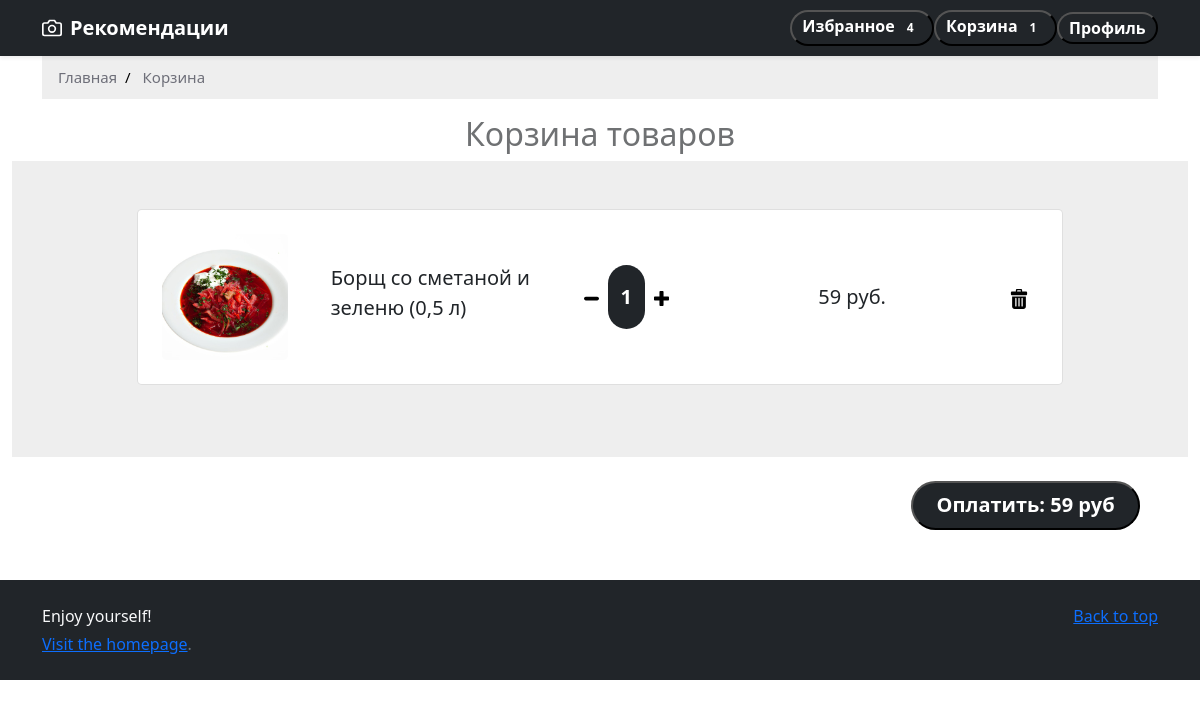
Page /cart (signed in) on the committed database.
### app.py (models this page shows, shortened)
class Product(db.Model):
    idItem = db.Column(db.Integer, primary_key=True)
    title = db.Column(db.String(50), nullable=False)
    desc = db.Column(db.String(200))
    price = db.Column(db.Integer, nullable=False)
    img = db.Column(db.String, nullable=False)
    idCategory = db.Column(db.Integer, nullable=False)
    @staticmethod
    def select_data_product_by_ids(prod_ids):
        sql = PRODUCTS_IN_PROD_IDS.format(prod_ids=prod_ids)
        cursor = db.session.execute(text(sql))
        return cursor.all()

### main.py (the view)
@app.route('/cart', methods=['POST', 'GET'])
def cart():
    if current_user.is_authenticated:
        if request.method == 'POST':
            itemsinbag = ItemsInBag.query.filter_by(idUser=current_user.id).all()
            if itemsinbag:
                orderId = insert_dataset_data(itemsinbag, current_user.id)
                orders_update(itemsinbag, orderId)
                recomendations_all()
        items_in_cart = ItemsInBag.query.filter_by(idUser=current_user.id).all()
        prod_ids = "(" + ", ".join([str(item.idItem) for item in items_in_cart]) + ")"
        items_in_bag = Product.select_data_product_by_ids(prod_ids)
        iib_with_num = product_with_numItems(items_in_bag, (item.numItems for item in items_in_cart))
        cart, like = cart_and_like()
        return render_template('cart.html', items_in_bag_with_num=iib_with_num, cart=len(cart), like=len(like))
    else:
        return render_template('cart.html')

### helpers.py (called while the page is built)
def product_with_numItems(products, numItems):
    return [(product, numItem) for product, numItem in zip(products, numItems)]

### main.py (called while the page is built)
def cart_and_like():
    cart = ItemsInBag.query.filter_by(idUser=current_user.id).all()
    like = ItemsInFavorite.query.filter_by(idUser=current_user.id).all()
    return cart, like

@login_manager.user_loader
def load_user(user):
    return User.query.get(int(user))

### templates/cart.html (shortened to what this page needs)
{% extends 'base.html' %}
{% block style %}
<link rel="stylesheet" href='/static/style/cart_style.css'/>{% endblock %}
{% block body %}
<main>
    <div class="container">
        <ul class="breadcrumb">
            <li><a href="/">Главная</a></li>
            <li><a href="#">Корзина</a></li>
        </ul>
    </div>
    <section class="">
        <div class="container-fluid">
            <div class="row justify-content-center">
                <div class="col-sm-6 bg-white rounded-pill">
                    <div class="cart-wrap">
                        <h2>Корзина товаров</h2>
                    </div>
                </div>
            </div>
            {% if items_in_bag_with_num %}
            <section class="h-100" style="background-color: #eee;" , id="iibwn">
                <div class="container h-100 py-5">
                    <div class="row d-flex justify-content-center align-items-center h-100">
                        <div class="col-10" id="items">
                            {% for (item, num) in items_in_bag_with_num %}
                            <div class="card rounded-3 mb-4" , id="{{item[0]}}-item">
                                <div class="card-body p-4">
                                    <div class="row d-flex justify-content-between align-items-center">
                                        <div class="col-md-2 col-lg-2 col-xl-2">
                                            <img
                                                    src="{{item[4]}}"
                                                    class="img-fluid rounded-3">
                                        </div>
                                        <div class="col-md-3 col-lg-3 col-xl-3">
                                            <p class="lead fw-normal mb-2">{{item[1]}}</p>
                                        </div>
                                        <div class="col-md-3 col-lg-3 col-xl-2 d-flex">
                                            <button class="btn btn-link px-2"
                                                    onclick="actionItem('{{item[0]}}', -1, '{{item[3]}}')">
                                                <img src="/static/icons/minus.svg" width="15" height="15">
                                            </button>
                                            <span id='{{item[0]}}' class="badge bg-dark rounded-pill"
                                                  style="line-height: 50px; font-size: 20px">
                                        {{num}}
                                    </span>
                                            <button class="btn btn-link px-2"
                                                    onclick="actionItem('{{item[0]}}', 1, '{{item[3]}}')">
                                                <img src="/static/icons/plus.svg" width="15" height="15">
                                            </button>
                                        </div>
                                        <div class="col-md-3 col-lg-2 col-xl-2 offset-lg-1">
                                            <h5 id='{{item[0]}}-price' class="mb-0">{{item[3] * num}} руб.</h5>
                                        </div>
                                        <div class="col-md-1 col-lg-1 col-xl-1 text-end">
                                            <button class="btn btn-link px-2"
                                                    onclick="deleteItem('{{item[0]}}')">
                                                <img src="/static/icons/trash.svg" width="20" height="20">
                                            </button>
                                        </div>
                                    </div>
                                </div>
                            </div>
                            {% endfor %}
                        </div>
                    </div>
                </div>
            </section>
            {% endif %}
        </div>
    </section>
    <br>
    <form action="/cart" enctype="application/json" method="POST" style="margin: 0px 5% 50px 0">
        <button style="font-size : 100%;" class="badge bg-dark rounded-pill">
            <span id='amount' class="badge badge-primary" style="font-size: 20px">Оплатить</span>
        </button>
    </form>
</main>
{% endblock %}

### static/style/base.css (style rules this page uses)
ul.breadcrumb { padding: 10px 16px; list-style: none; background-color: #eee; }
ul.breadcrumb li { display: inline; font-size: 15px; }
ul.breadcrumb li+li:before { padding: 8px; color: black; content: "/\00a0"; }
ul.breadcrumb li a { color: #6e6f79; text-decoration: none; }

### static/style/cart_style.css (style rules this page uses)
.cart-wrap { text-align: center; color: #6f7173; }
form { display: flex; justify-content: end; margin-right: 125px }

### rows in the picture
Product: img (picture), title "Борщ со сметаной и зеленю (0,5 л)", item[3]*num "59"

### other values in the picture
{{ like }} "4"
{{ cart }} "1"
{{ num }} "1"
